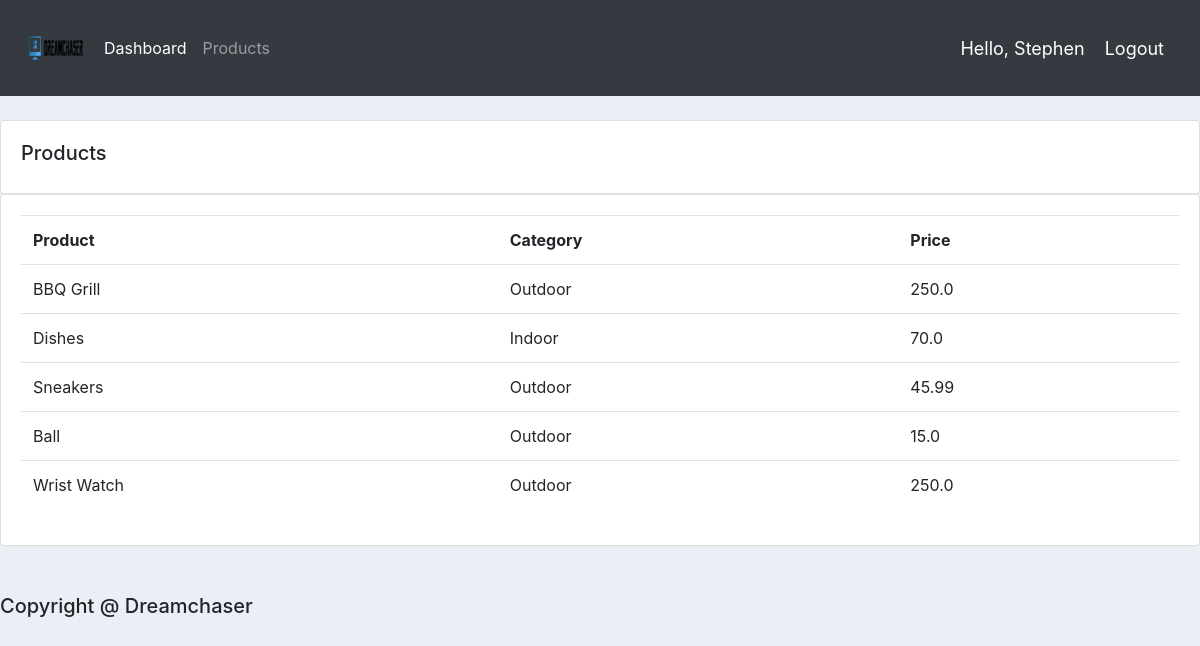
Screenshot of /products/ (signed in) with the database file from the repository.
### accounts/models.py (models this page shows, shortened)
class Product(models.Model):
    CATEGORY= (
              ('Indoor','Indoor'),
              ('Outdoor','Outdoor'),
    )
    name = models.CharField(max_length=200,null=True)
    price = models.FloatField(null=True)
    category = models.CharField(max_length=200,null=True,choices=CATEGORY)
    description= models.CharField(max_length=200,null=True,blank=True)
    date_created= models.DateTimeField(auto_now_add=True, null=True)
    tags = models.ManyToManyField(Tag)

### accounts/decorators.py (the view)
        def wrapper_func(request, *args, **kwargs):
            group = None
            if request.user.groups.exists():
                group = request.user.groups.all()[0].name
            if group in allowed_roles:
                return view_func(request, *args, **kwargs)
            else:
                return HttpResponse('You are not authorize to view this page')

### accounts/views.py (called while the page is built)
@login_required(login_url='login')
@allowed_users(allowed_roles=['admin'])
def products(request):
    products = Product.objects.all()
    return render(request, 'accounts/products.html', {'products': products})

### accounts/templates/accounts/products.html
{% extends 'accounts/main.html' %}
{% block content %}
<br>
<div class="row">
    <div class="col-md">
         <div class="card card-body">
        <h5>Products</h5>
         </div>
        <div class="card card-body">
            <table class="table">
                <tr>
                    <th>Product</th>
                    <th> Category </th>
                    <th> Price </th>
                </tr>
                {% for i in products %}
                <tr>
                <td> {{ i.name}} </td>
                <td> {{ i.category}} </td>
                <td> {{ i.price}} </td>
                {% endfor %}
                </tr>
            </table>
        </div>
    </div>
</div>
{% endblock %}

### accounts/templates/accounts/navbar.html (shortened to what this page needs)
{% load static %}
<nav class="navbar navbar-expand-lg navbar-dark bg-dark">
  <img src="{% static 'images/logo.png' %}">
    <div class="collapse navbar-collapse" id="navbarNav">
      <ul class="navbar-nav">
        {% if request.user.is_staff %}
        <li class="nav-item active">
          <a class="nav-link" href="{% url 'home'  %}">Dashboard</a>
        </li>
        <li class="nav-item">
          <a class="nav-link" href="{% url 'products'  %}">Products</a>
        </li>
        {% else %}
        <li class="nav-item">
          <a class="nav-link" href="{% url 'account' %}" > Settings </a>
        </li>
        {% endif %}
      </ul>
    </div>
    <span class="hello-msg">Hello, {{request.user}}</span>
    <span><a class="hello-msg" href="{% url 'logout' %}"> Logout </a></span>
  </nav>

### static/css/main.css (style rules this page uses)
body { background-color:#ebeff5; }

### accounts/templates/accounts/navbar.html (style rules this page uses)
.hello-msg { font-size: 18px; color:#fff; margin-right: 20px; }

### rows the page displays
Product: name "BBQ Grill", category "Outdoor", price "250.0"
Product: name "Dishes", category "Indoor", price "70.0"
Product: name "Sneakers", category "Outdoor", price "45.99"
Product: name "Ball", category "Outdoor", price "15.0"
Product: name "Wrist Watch", category "Outdoor", price "250.0"

### other values shown
{{ request.user }} "Stephen"
